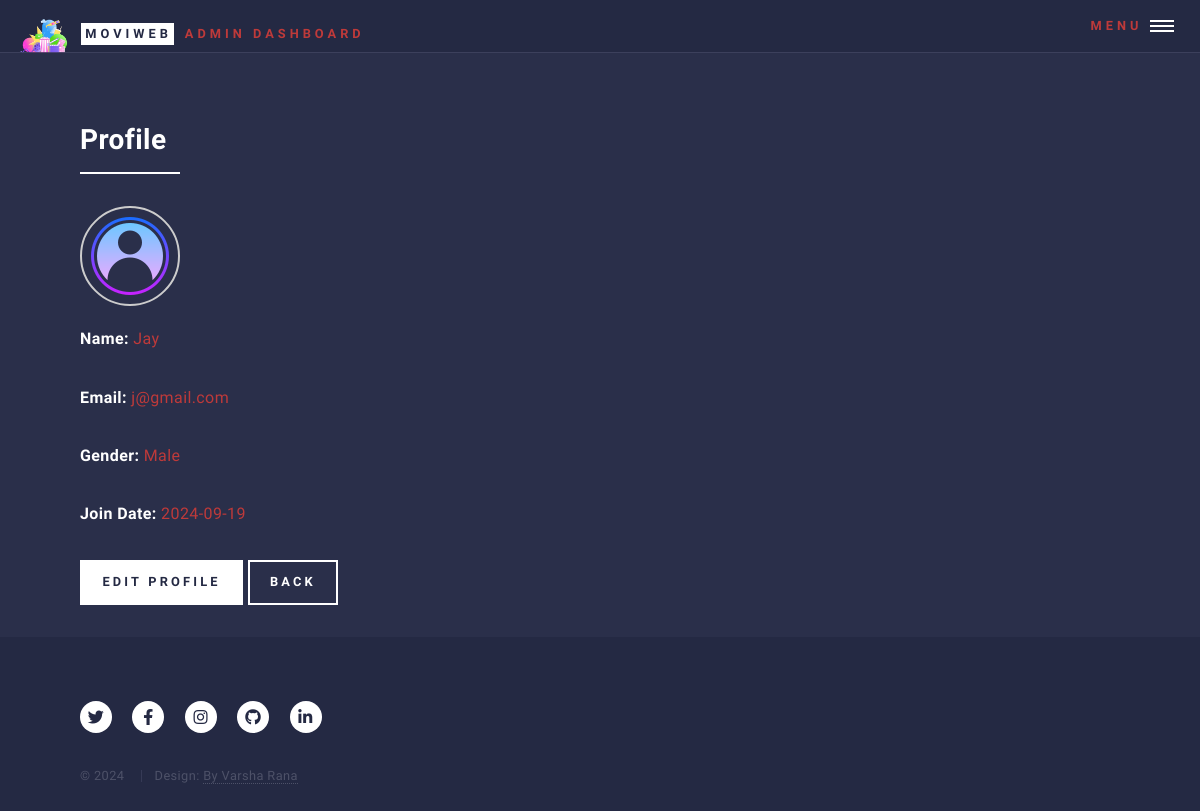
Before: /admin/view_user/3 (signed in) with the older database file.
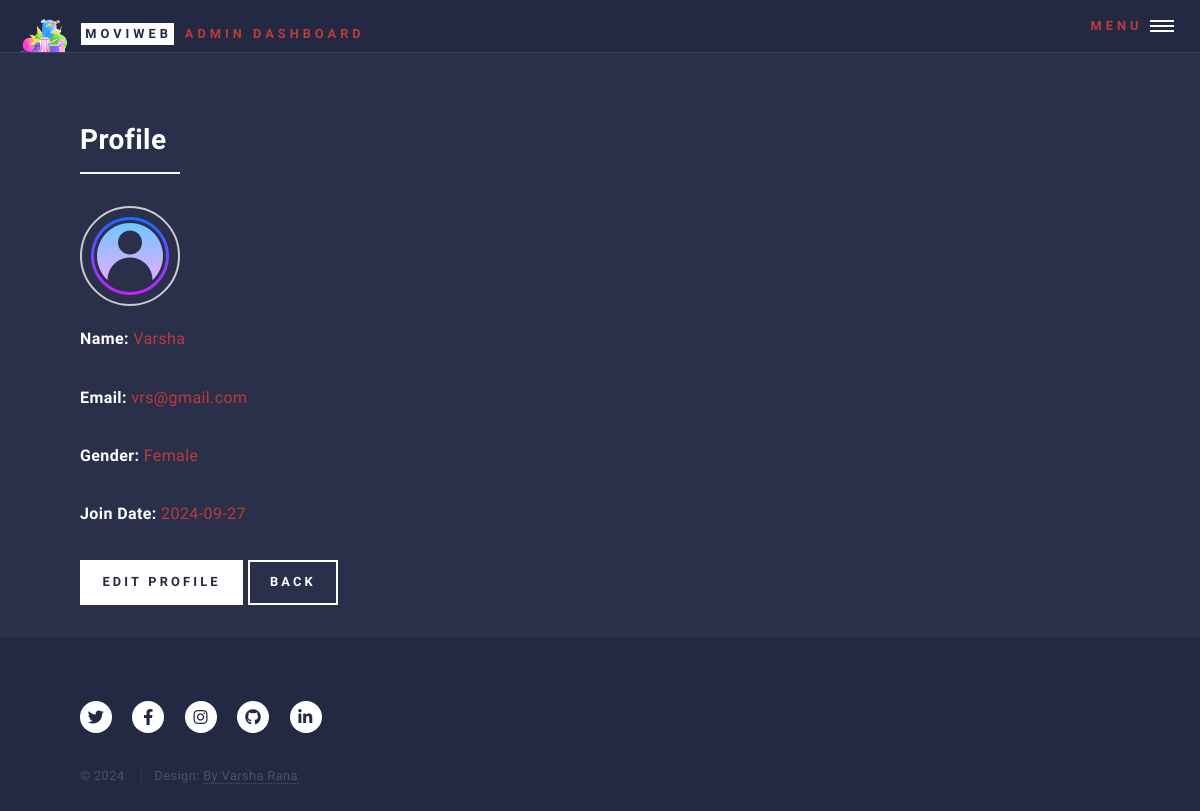
After: the same page with the newer database file.
### models.py (models this page shows, shortened)
class User(db.Model):
    __tablename__ = 'user'
    id = db.Column(db.Integer, primary_key=True)
    name = db.Column(db.String(100), nullable=False)
    email = db.Column(db.String(120), unique=True, nullable=False)
    password = db.Column(db.String(200), nullable=False)
    gender = db.Column(db.String(10), nullable=True)  # Optional field for gender
    profile_picture = db.Column(db.String(200), nullable=True)  # Optional field for profile picture URL
    password_update_date = db.Column(db.DateTime, nullable=True)
    join_date = db.Column(db.DateTime, default=db.func.current_timestamp())
    movies = db.relationship('Movie', backref='user', lazy=True)
    favorites = db.relationship('Favorite', back_populates='user', lazy=True)
    admin_id = db.Column(db.Integer, db.ForeignKey('admin.id'), nullable=True)

### controllers/admin_controllers/admin_controller_for_view_user.py (the view)
def view_user(user_id):
    if not admin_logged_in():
        return handle_not_logged_in()
    admin = admin_logged_in()
    if admin is None:
        return handle_invalid_admin()  # Handle case where admin is not logged in
    user = User.query.filter_by(id=user_id).first_or_404()
    return render_template('view_user.html', user=user)

### controllers/common_fun.py (called while the page is built)
def admin_logged_in():
    admin_id = session.get('admin_id')
    if admin_id:
        return Admin.query.get(admin_id)  # This should return the Admin object or None
    return None

### templates/admin/view_user.html (shortened to what this page needs)
<!DOCTYPE HTML>
<html>
<head>
    <link rel="stylesheet" href="../../static/css/main.css"/>
</head>
<body class="is-preload">
<div id="wrapper">
    <header id="header" class="alt">
        {% include 'partials/admin_header.html' %}
    </header>
    <div id="main">
        <section id="user-profile">
            <div class="inner">
                <header class="major">
                    <h2>Profile</h2>
                </header>
                <div class="profile-image">
                    {% if user.profile_picture %}
                    <img src="{{ url_for('static', filename='images/upload/profile_image/' ~ user.profile_picture) }}"
                         alt="Profile Picture" class="profile-pic"/>
                    {% else %}
                    <img src="{{ url_for('static', filename='images/default_profile.png') }}"
                         alt="Default Profile Picture" class="profile-pic"/>
                    {% endif %}
                </div>
                <p><strong>Name:</strong> {{ user.name }}</p>
                <p><strong>Email:</strong> {{ user.email }}</p>
                <p><strong>Gender:</strong> {{ user.gender or 'Not Specified' }}</p>
                <p><strong>Join Date:</strong> {{ user.join_date.strftime('%Y-%m-%d') }}</p>
                <a href="{{ url_for('admin_bp.edit_user', user_id=user.id) }}" class="button primary">Edit
                    Profile</a>
                <a href="{{ url_for('admin_bp.manage_users') }}" class="button">Back</a>
            </div>
        </section>
    </div>
    <footer id="footer">
        {% include 'partials/movie_web_app_footer.html' %}
    </footer>
</div>
</body>
</html>

### templates/partials/admin_header.html
<a href="{{ url_for('admin_bp.admin_dashboard') }}" class="logo">
    <img src="../../static/images/logo.png" class="logo-image">
    <strong>MoviWeb</strong>
    <span>Admin Dashboard</span></a>
<nav>
    <a href="#menu">Menu</a>
</nav>

### templates/partials/movie_web_app_footer.html (shortened to what this page needs)
<div class="inner">
    <ul class="icons">
        <li><a href="https://x.com/?lang=en" class="icon brands alt fa-twitter"></a></li>
        <li><a href="https://www.facebook.com/" class="icon brands alt fa-facebook-f"></a>
        </li>
        <li><a href="https://www.instagram.com/" class="icon brands alt fa-instagram"></a>
        </li>
        <li><a href="https://github.com/Vrana710" class="icon brands alt fa-github"></a></li>
        <li><a href="https://www.linkedin.com/in/varsha-rana/" class="icon brands alt fa-linkedin-in"></a></li>
    </ul>
    <ul class="copyright">
        <li>&copy; 2024</li>
        <li>Design: <a href="https://www.linkedin.com/in/varsha-rana/">By Varsha Rana</a></li>
    </ul>
</div>

Changed rows visible on the page:
changed User: name "Jay" → "Varsha"; email "j@gmail.com" → "vrs@gmail.com"; gender "Male" → "Female"; join_date "2024-09-19" → "2024-09-27"
